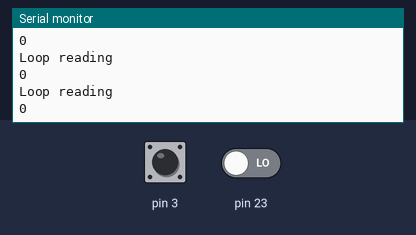
Simulated run of this sketch. Board: Arduino Mega 2560, built with avr-gcc and run on an emulated ATmega2560. On the bench: the last lines printed to the serial monitor. The test bench sets the inputs (shaded band); at power-on: pin 3 HIGH, pin 23 LOW.

Above: at 1.2 s.
1.3 s: pin 3 pulled LOW for 0.15 s
At 2.2 s:
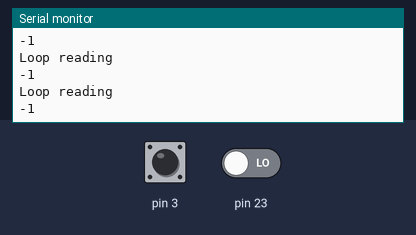
2.9 s: pin 3 pulled LOW for 1 s
At 3.7 s:
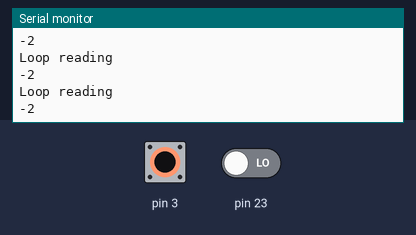
Timing chart, 0 to 5.9 s (numbered marks = the images above; inputs shaded):
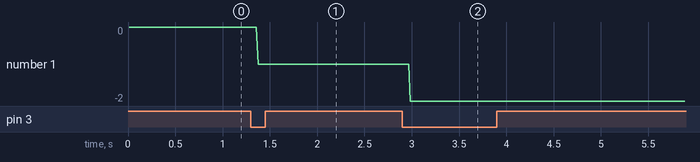

Measured:
- after the input at 1.3 s, the serial monitor: prints a new line after 0.08 s (image 1)
- after the input at 2.9 s, the serial monitor: prints a new line after 0.09 s (image 2)
- plotted number 1: 0 → -1 after the input at 1.3 s, -1 → -2 after the input at 2.9 s

The sketch:

encoder_switch_Case.ino
```cpp
/*pinout TIVAc
 * 1=3.3v                       //21=VBUS
 * 2=PB_5                         22=GND
 * 3=PB_0                         23=PD_0 SCL(3)
 * 4=PB_1                         24=PD_1 SDA(3)
 * 5=PE_4   SCL(2)                25=PD_2
 * 6=PE_5   SDA(2)                26=PD_3
 * 7=PB_4                         27=PE_1
 * 8=PA_5                         28=PE_2
 * 9=PA_6   SCL(1)                29=PE_3
 * 10=PA_7  SDA(1)                30=PF_1
 * 11=PA_2                        31=PF_4
 * 12=PA_3                        32=PD_7
 * 13=PA_4                        33=PD_6
 * 14=PB_6                        34=PC_7
 * 15=PB_7                        35=PC_6
 * 16=RESET                       36=PC5
 * 17=PF_0                        37=PC_4
 * 18=PE_0                        38=PB_3 SDA(0)
 * 19=PB_2 SCL(0)                 39=PF_3
 * 20=GND                         40=PF_2
 *
 *
 */
volatile int joint_angle=0;
bool z_index=0;
volatile int direction;

void pulse_counts()
{
  //Serial.println(digitalRead(23));
  //Pin no:2 is PB_5
  //delayMicroseconds(10);
  switch (digitalRead(23))
  {

  case HIGH:  //Serial.println("CLOCKWISE");
              //PB0=pin no 3
              joint_angle++;
              //digitalWrite(RED_LED,HIGH);
              break;
              //joint_angle=joint_angle*0.36;

  case LOW:   //Serial.println("ANTICLOCKWISE");
              joint_angle--;
              //digitalWrite(RED_LED,LOW);
              break;

  default:    break;
              //joint_angle=joint_angle*0.36;
  }
}

void setup()
{
  Serial.begin(9600);
  pinMode(2,INPUT);
  pinMode(23,INPUT);
  pinMode(3,INPUT_PULLUP);
  attachInterrupt(digitalPinToInterrupt(3), pulse_counts, FALLING);
}

void loop()
{  //noInterrupts();
   //joint_angle=joint_angle*0.36;
   //direction=digitalRead(3);
   Serial.println("Loop reading");
   Serial.println(joint_angle);
   //delay(5000);
   for(int i=0; i++; i<=9000);

}
```
